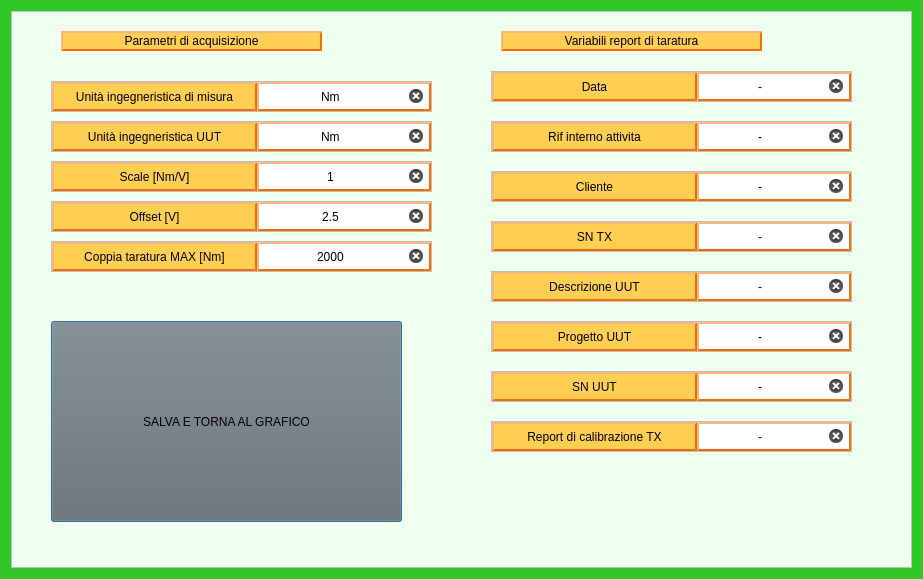
<?xml version="1.0" encoding="UTF-8"?>
<ui version="4.0">
 <class>Dialog_csv_euramet</class>
 <widget class="QDialog" name="Dialog_csv_euramet">
  <property name="geometry">
   <rect>
    <x>0</x>
    <y>0</y>
    <width>923</width>
    <height>579</height>
   </rect>
  </property>
  <property name="windowTitle">
   <string>Dialog</string>
  </property>
  <property name="styleSheet">
   <string notr="true">background-color: rgb(48, 199, 40);</string>
  </property>
  <layout class="QGridLayout" name="gridLayout">
   <item row="0" column="1">
    <widget class="QFrame" name="frame">
     <property name="styleSheet">
      <string notr="true">background-color: rgb(238, 255, 239);</string>
     </property>
     <property name="frameShape">
      <enum>QFrame::StyledPanel</enum>
     </property>
     <property name="frameShadow">
      <enum>QFrame::Raised</enum>
     </property>
     <widget class="QFrame" name="frame_4">
      <property name="geometry">
       <rect>
        <x>40</x>
        <y>70</y>
        <width>381</width>
        <height>31</height>
       </rect>
      </property>
      <property name="frameShape">
       <enum>QFrame::StyledPanel</enum>
      </property>
      <property name="frameShadow">
       <enum>QFrame::Raised</enum>
      </property>
      <layout class="QHBoxLayout" name="horizontalLayout_2">
       <property name="spacing">
        <number>0</number>
       </property>
       <property name="leftMargin">
        <number>0</number>
       </property>
       <property name="topMargin">
        <number>0</number>
       </property>
       <property name="rightMargin">
        <number>0</number>
       </property>
       <property name="bottomMargin">
        <number>0</number>
       </property>
       <item>
        <widget class="QLabel" name="label_unita_ingegneristica_di_misura">
         <property name="minimumSize">
          <size>
           <width>205</width>
           <height>0</height>
          </size>
         </property>
         <property name="styleSheet">
          <string notr="true">QLabel{
	background-color:rgb(255, 207, 84); 
	border-style: outset;
    border-width: 2px;
    border-color: rgb(255, 106, 0);
	border-radius: 0px;
	color: rgb(0,0,0);
}
</string>
         </property>
         <property name="text">
          <string>Unità ingegneristica di misura</string>
         </property>
         <property name="alignment">
          <set>Qt::AlignCenter</set>
         </property>
        </widget>
       </item>
       <item>
        <widget class="QLineEdit" name="lineEdit_unita_ingegneristica_di_misura">
         <property name="sizePolicy">
          <sizepolicy hsizetype="Expanding" vsizetype="Preferred">
           <horstretch>0</horstretch>
           <verstretch>0</verstretch>
          </sizepolicy>
         </property>
         <property name="styleSheet">
          <string notr="true">QWidget{
	background-color:rgb(255, 255, 255); 
	border-style: outset;
    border-width: 2px;
    border-color: rgb(255, 106, 0);
	border-radius: 0px;
	color: rgb(0,0,0);
}</string>
         </property>
         <property name="text">
          <string>Nm</string>
         </property>
         <property name="alignment">
          <set>Qt::AlignCenter</set>
         </property>
         <property name="clearButtonEnabled">
          <bool>true</bool>
         </property>
        </widget>
       </item>
      </layout>
     </widget>
     <widget class="QFrame" name="frame_5">
      <property name="geometry">
       <rect>
        <x>40</x>
        <y>110</y>
        <width>381</width>
        <height>31</height>
       </rect>
      </property>
      <property name="frameShape">
       <enum>QFrame::StyledPanel</enum>
      </property>
      <property name="frameShadow">
       <enum>QFrame::Raised</enum>
      </property>
      <layout class="QHBoxLayout" name="horizontalLayout_3">
       <property name="spacing">
        <number>0</number>
       </property>
       <property name="leftMargin">
        <number>0</number>
       </property>
       <property name="topMargin">
        <number>0</number>
       </property>
       <property name="rightMargin">
        <number>0</number>
       </property>
       <property name="bottomMargin">
        <number>0</number>
       </property>
       <item>
        <widget class="QLabel" name="label_unita_ingegneristica_UUT">
         <property name="minimumSize">
          <size>
           <width>205</width>
           <height>0</height>
          </size>
         </property>
         <property name="styleSheet">
          <string notr="true">QLabel{
	background-color:rgb(255, 207, 84); 
	border-style: outset;
    border-width: 2px;
    border-color: rgb(255, 106, 0);
	border-radius: 0px;
	color: rgb(0,0,0);
}
</string>
         </property>
         <property name="text">
          <string>Unità ingegneristica UUT</string>
         </property>
         <property name="alignment">
          <set>Qt::AlignCenter</set>
         </property>
        </widget>
       </item>
       <item>
        <widget class="QLineEdit" name="lineEdit_unita_ingegneristica_UUT">
         <property name="sizePolicy">
          <sizepolicy hsizetype="Expanding" vsizetype="Preferred">
           <horstretch>0</horstretch>
           <verstretch>0</verstretch>
          </sizepolicy>
         </property>
         <property name="styleSheet">
          <string notr="true">QWidget{
	background-color:rgb(255, 255, 255); 
	border-style: outset;
    border-width: 2px;
    border-color: rgb(255, 106, 0);
	border-radius: 0px;
	color: rgb(0,0,0);
}</string>
         </property>
         <property name="text">
          <string>Nm</string>
         </property>
         <property name="alignment">
          <set>Qt::AlignCenter</set>
         </property>
         <property name="clearButtonEnabled">
          <bool>true</bool>
         </property>
        </widget>
       </item>
      </layout>
     </widget>
     <widget class="QFrame" name="frame_6">
      <property name="geometry">
       <rect>
        <x>40</x>
        <y>150</y>
        <width>381</width>
        <height>31</height>
       </rect>
      </property>
      <property name="frameShape">
       <enum>QFrame::StyledPanel</enum>
      </property>
      <property name="frameShadow">
       <enum>QFrame::Raised</enum>
      </property>
      <layout class="QHBoxLayout" name="horizontalLayout_4">
       <property name="spacing">
        <number>0</number>
       </property>
       <property name="leftMargin">
        <number>0</number>
       </property>
       <property name="topMargin">
        <number>0</number>
       </property>
       <property name="rightMargin">
        <number>0</number>
       </property>
       <property name="bottomMargin">
        <number>0</number>
       </property>
       <item>
        <widget class="QLabel" name="label_scale">
         <property name="minimumSize">
          <size>
           <width>205</width>
           <height>0</height>
          </size>
         </property>
         <property name="styleSheet">
          <string notr="true">QLabel{
	background-color:rgb(255, 207, 84); 
	border-style: outset;
    border-width: 2px;
    border-color: rgb(255, 106, 0);
	border-radius: 0px;
	color: rgb(0,0,0);
}
</string>
         </property>
         <property name="text">
          <string>Scale [Nm/V]</string>
         </property>
         <property name="alignment">
          <set>Qt::AlignCenter</set>
         </property>
        </widget>
       </item>
       <item>
        <widget class="QLineEdit" name="lineEdit_scale">
         <property name="sizePolicy">
          <sizepolicy hsizetype="Expanding" vsizetype="Preferred">
           <horstretch>0</horstretch>
           <verstretch>0</verstretch>
          </sizepolicy>
         </property>
         <property name="styleSheet">
          <string notr="true">QWidget{
	background-color:rgb(255, 255, 255); 
	border-style: outset;
    border-width: 2px;
    border-color: rgb(255, 106, 0);
	border-radius: 0px;
	color: rgb(0,0,0);
}</string>
         </property>
         <property name="text">
          <string>1</string>
         </property>
         <property name="alignment">
          <set>Qt::AlignCenter</set>
         </property>
         <property name="clearButtonEnabled">
          <bool>true</bool>
         </property>
        </widget>
       </item>
      </layout>
     </widget>
     <widget class="QFrame" name="frame_7">
      <property name="geometry">
       <rect>
        <x>40</x>
        <y>190</y>
        <width>381</width>
        <height>31</height>
       </rect>
      </property>
      <property name="frameShape">
       <enum>QFrame::StyledPanel</enum>
      </property>
      <property name="frameShadow">
       <enum>QFrame::Raised</enum>
      </property>
      <layout class="QHBoxLayout" name="horizontalLayout_5">
       <property name="spacing">
        <number>0</number>
       </property>
       <property name="leftMargin">
        <number>0</number>
       </property>
       <property name="topMargin">
        <number>0</number>
       </property>
       <property name="rightMargin">
        <number>0</number>
       </property>
       <property name="bottomMargin">
        <number>0</number>
       </property>
       <item>
        <widget class="QLabel" name="label_offset">
         <property name="minimumSize">
          <size>
           <width>205</width>
           <height>0</height>
          </size>
         </property>
         <property name="styleSheet">
          <string notr="true">QLabel{
	background-color:rgb(255, 207, 84); 
	border-style: outset;
    border-width: 2px;
    border-color: rgb(255, 106, 0);
	border-radius: 0px;
	color: rgb(0,0,0);
}
</string>
         </property>
         <property name="text">
          <string>Offset [V]</string>
         </property>
         <property name="alignment">
          <set>Qt::AlignCenter</set>
         </property>
        </widget>
       </item>
       <item>
        <widget class="QLineEdit" name="lineEdit_offset">
         <property name="sizePolicy">
          <sizepolicy hsizetype="Expanding" vsizetype="Preferred">
           <horstretch>0</horstretch>
           <verstretch>0</verstretch>
          </sizepolicy>
         </property>
         <property name="styleSheet">
          <string notr="true">QWidget{
	background-color:rgb(255, 255, 255); 
	border-style: outset;
    border-width: 2px;
    border-color: rgb(255, 106, 0);
	border-radius: 0px;
	color: rgb(0,0,0);
}</string>
         </property>
         <property name="text">
          <string>2.5</string>
         </property>
         <property name="alignment">
          <set>Qt::AlignCenter</set>
         </property>
         <property name="clearButtonEnabled">
          <bool>true</bool>
         </property>
        </widget>
       </item>
      </layout>
     </widget>
     <widget class="QFrame" name="frame_8">
      <property name="geometry">
       <rect>
        <x>40</x>
        <y>230</y>
        <width>381</width>
        <height>31</height>
       </rect>
      </property>
      <property name="frameShape">
       <enum>QFrame::StyledPanel</enum>
      </property>
      <property name="frameShadow">
       <enum>QFrame::Raised</enum>
      </property>
      <layout class="QHBoxLayout" name="horizontalLayout_6">
       <property name="spacing">
        <number>0</number>
       </property>
       <property name="leftMargin">
        <number>0</number>
       </property>
       <property name="topMargin">
        <number>0</number>
       </property>
       <property name="rightMargin">
        <number>0</number>
       </property>
       <property name="bottomMargin">
        <number>0</number>
       </property>
       <item>
        <widget class="QLabel" name="label_coppia_taratura_max">
         <property name="minimumSize">
          <size>
           <width>205</width>
           <height>0</height>
          </size>
         </property>
         <property name="styleSheet">
          <string notr="true">QLabel{
	background-color:rgb(255, 207, 84); 
	border-style: outset;
    border-width: 2px;
    border-color: rgb(255, 106, 0);
	border-radius: 0px;
	color: rgb(0,0,0);
}
</string>
         </property>
         <property name="text">
          <string>Coppia taratura MAX [Nm]</string>
         </property>
         <property name="alignment">
          <set>Qt::AlignCenter</set>
         </property>
        </widget>
       </item>
       <item>
        <widget class="QLineEdit" name="lineEdit_coppia_taratura_max">
         <property name="sizePolicy">
          <sizepolicy hsizetype="Expanding" vsizetype="Preferred">
           <horstretch>0</horstretch>
           <verstretch>0</verstretch>
          </sizepolicy>
         </property>
         <property name="styleSheet">
          <string notr="true">QWidget{
	background-color:rgb(255, 255, 255); 
	border-style: outset;
    border-width: 2px;
    border-color: rgb(255, 106, 0);
	border-radius: 0px;
	color: rgb(0,0,0);
}</string>
         </property>
         <property name="text">
          <string>2000</string>
         </property>
         <property name="alignment">
          <set>Qt::AlignCenter</set>
         </property>
         <property name="clearButtonEnabled">
          <bool>true</bool>
         </property>
        </widget>
       </item>
      </layout>
     </widget>
     <widget class="QFrame" name="frame_9">
      <property name="geometry">
       <rect>
        <x>480</x>
        <y>60</y>
        <width>361</width>
        <height>31</height>
       </rect>
      </property>
      <property name="frameShape">
       <enum>QFrame::StyledPanel</enum>
      </property>
      <property name="frameShadow">
       <enum>QFrame::Raised</enum>
      </property>
      <layout class="QHBoxLayout" name="horizontalLayout_7">
       <property name="spacing">
        <number>0</number>
       </property>
       <property name="leftMargin">
        <number>0</number>
       </property>
       <property name="topMargin">
        <number>0</number>
       </property>
       <property name="rightMargin">
        <number>0</number>
       </property>
       <property name="bottomMargin">
        <number>0</number>
       </property>
       <item>
        <widget class="QLabel" name="label_data">
         <property name="minimumSize">
          <size>
           <width>205</width>
           <height>0</height>
          </size>
         </property>
         <property name="styleSheet">
          <string notr="true">QLabel{
	background-color:rgb(255, 207, 84); 
	border-style: outset;
    border-width: 2px;
    border-color: rgb(255, 106, 0);
	border-radius: 0px;
	color: rgb(0,0,0);
}
</string>
         </property>
         <property name="text">
          <string>Data</string>
         </property>
         <property name="alignment">
          <set>Qt::AlignCenter</set>
         </property>
        </widget>
       </item>
       <item>
        <widget class="QLineEdit" name="lineEdit_data">
         <property name="sizePolicy">
          <sizepolicy hsizetype="Expanding" vsizetype="Preferred">
           <horstretch>0</horstretch>
           <verstretch>0</verstretch>
          </sizepolicy>
         </property>
         <property name="styleSheet">
          <string notr="true">QWidget{
	background-color:rgb(255, 255, 255); 
	border-style: outset;
    border-width: 2px;
    border-color: rgb(255, 106, 0);
	border-radius: 0px;
	color: rgb(0,0,0);
}</string>
         </property>
         <property name="text">
          <string>-</string>
         </property>
         <property name="alignment">
          <set>Qt::AlignCenter</set>
         </property>
         <property name="clearButtonEnabled">
          <bool>true</bool>
         </property>
        </widget>
       </item>
      </layout>
     </widget>
     <widget class="QFrame" name="frame_10">
      <property name="geometry">
       <rect>
        <x>480</x>
        <y>110</y>
        <width>361</width>
        <height>31</height>
       </rect>
      </property>
      <property name="frameShape">
       <enum>QFrame::StyledPanel</enum>
      </property>
      <property name="frameShadow">
       <enum>QFrame::Raised</enum>
      </property>
      <layout class="QHBoxLayout" name="horizontalLayout_8">
       <property name="spacing">
        <number>0</number>
       </property>
       <property name="leftMargin">
        <number>0</number>
       </property>
       <property name="topMargin">
        <number>0</number>
       </property>
       <property name="rightMargin">
        <number>0</number>
       </property>
       <property name="bottomMargin">
        <number>0</number>
       </property>
       <item>
        <widget class="QLabel" name="label_rif_interno_attivita">
         <property name="minimumSize">
          <size>
           <width>205</width>
           <height>0</height>
          </size>
         </property>
         <property name="styleSheet">
          <string notr="true">QLabel{
	background-color:rgb(255, 207, 84); 
	border-style: outset;
    border-width: 2px;
    border-color: rgb(255, 106, 0);
	border-radius: 0px;
	color: rgb(0,0,0);
}
</string>
         </property>
         <property name="text">
          <string>Rif interno attivita</string>
         </property>
         <property name="alignment">
          <set>Qt::AlignCenter</set>
         </property>
        </widget>
       </item>
       <item>
        <widget class="QLineEdit" name="lineEdit_rif_interno_attivita">
         <property name="sizePolicy">
          <sizepolicy hsizetype="Expanding" vsizetype="Preferred">
           <horstretch>0</horstretch>
           <verstretch>0</verstretch>
          </sizepolicy>
         </property>
         <property name="styleSheet">
          <string notr="true">QWidget{
	background-color:rgb(255, 255, 255); 
	border-style: outset;
    border-width: 2px;
    border-color: rgb(255, 106, 0);
	border-radius: 0px;
	color: rgb(0,0,0);
}</string>
         </property>
         <property name="text">
          <string>-</string>
         </property>
         <property name="alignment">
          <set>Qt::AlignCenter</set>
         </property>
         <property name="clearButtonEnabled">
          <bool>true</bool>
         </property>
        </widget>
       </item>
      </layout>
     </widget>
     <widget class="QFrame" name="frame_11">
      <property name="geometry">
       <rect>
        <x>480</x>
        <y>160</y>
        <width>361</width>
        <height>31</height>
       </rect>
      </property>
      <property name="frameShape">
       <enum>QFrame::StyledPanel</enum>
      </property>
      <property name="frameShadow">
       <enum>QFrame::Raised</enum>
      </property>
      <layout class="QHBoxLayout" name="horizontalLayout_9">
       <property name="spacing">
        <number>0</number>
       </property>
       <property name="leftMargin">
        <number>0</number>
       </property>
       <property name="topMargin">
        <number>0</number>
       </property>
       <property name="rightMargin">
        <number>0</number>
       </property>
       <property name="bottomMargin">
        <number>0</number>
       </property>
       <item>
        <widget class="QLabel" name="label_cliente">
         <property name="minimumSize">
          <size>
           <width>205</width>
           <height>0</height>
          </size>
         </property>
         <property name="styleSheet">
          <string notr="true">QLabel{
	background-color:rgb(255, 207, 84); 
	border-style: outset;
    border-width: 2px;
    border-color: rgb(255, 106, 0);
	border-radius: 0px;
	color: rgb(0,0,0);
}
</string>
         </property>
         <property name="text">
          <string>Cliente</string>
         </property>
         <property name="alignment">
          <set>Qt::AlignCenter</set>
         </property>
        </widget>
       </item>
       <item>
        <widget class="QLineEdit" name="lineEdit_cliente">
         <property name="sizePolicy">
          <sizepolicy hsizetype="Expanding" vsizetype="Preferred">
           <horstretch>0</horstretch>
           <verstretch>0</verstretch>
          </sizepolicy>
         </property>
         <property name="styleSheet">
          <string notr="true">QWidget{
	background-color:rgb(255, 255, 255); 
	border-style: outset;
    border-width: 2px;
    border-color: rgb(255, 106, 0);
	border-radius: 0px;
	color: rgb(0,0,0);
}</string>
         </property>
         <property name="text">
          <string>-</string>
         </property>
         <property name="alignment">
          <set>Qt::AlignCenter</set>
         </property>
         <property name="clearButtonEnabled">
          <bool>true</bool>
         </property>
        </widget>
       </item>
      </layout>
     </widget>
     <widget class="QFrame" name="frame_12">
      <property name="geometry">
       <rect>
        <x>480</x>
        <y>210</y>
        <width>361</width>
        <height>31</height>
       </rect>
      </property>
      <property name="frameShape">
       <enum>QFrame::StyledPanel</enum>
      </property>
      <property name="frameShadow">
       <enum>QFrame::Raised</enum>
      </property>
      <layout class="QHBoxLayout" name="horizontalLayout_10">
       <property name="spacing">
        <number>0</number>
       </property>
       <property name="leftMargin">
        <number>0</number>
       </property>
       <property name="topMargin">
        <number>0</number>
       </property>
       <property name="rightMargin">
        <number>0</number>
       </property>
       <property name="bottomMargin">
        <number>0</number>
       </property>
       <item>
        <widget class="QLabel" name="label_SN_TX">
         <property name="minimumSize">
          <size>
           <width>205</width>
           <height>0</height>
          </size>
         </property>
         <property name="styleSheet">
          <string notr="true">QLabel{
	background-color:rgb(255, 207, 84); 
	border-style: outset;
    border-width: 2px;
    border-color: rgb(255, 106, 0);
	border-radius: 0px;
	color: rgb(0,0,0);
}
</string>
         </property>
         <property name="text">
          <string>SN TX</string>
         </property>
         <property name="alignment">
          <set>Qt::AlignCenter</set>
         </property>
        </widget>
       </item>
       <item>
        <widget class="QLineEdit" name="lineEdit_SN_TX">
         <property name="sizePolicy">
          <sizepolicy hsizetype="Expanding" vsizetype="Preferred">
           <horstretch>0</horstretch>
           <verstretch>0</verstretch>
          </sizepolicy>
         </property>
         <property name="styleSheet">
          <string notr="true">QWidget{
	background-color:rgb(255, 255, 255); 
	border-style: outset;
    border-width: 2px;
    border-color: rgb(255, 106, 0);
	border-radius: 0px;
	color: rgb(0,0,0);
}</string>
         </property>
         <property name="text">
          <string>-</string>
         </property>
         <property name="alignment">
          <set>Qt::AlignCenter</set>
         </property>
         <property name="clearButtonEnabled">
          <bool>true</bool>
         </property>
        </widget>
       </item>
      </layout>
     </widget>
     <widget class="QFrame" name="frame_13">
      <property name="geometry">
       <rect>
        <x>480</x>
        <y>260</y>
        <width>361</width>
        <height>31</height>
       </rect>
      </property>
      <property name="frameShape">
       <enum>QFrame::StyledPanel</enum>
      </property>
      <property name="frameShadow">
       <enum>QFrame::Raised</enum>
      </property>
      <layout class="QHBoxLayout" name="horizontalLayout_11">
       <property name="spacing">
        <number>0</number>
       </property>
       <property name="leftMargin">
        <number>0</number>
       </property>
       <property name="topMargin">
        <number>0</number>
       </property>
       <property name="rightMargin">
        <number>0</number>
       </property>
       <property name="bottomMargin">
        <number>0</number>
       </property>
       <item>
        <widget class="QLabel" name="label_descrizione_UUT">
         <property name="minimumSize">
          <size>
           <width>205</width>
           <height>0</height>
          </size>
         </property>
         <property name="styleSheet">
          <string notr="true">QLabel{
	background-color:rgb(255, 207, 84); 
	border-style: outset;
    border-width: 2px;
    border-color: rgb(255, 106, 0);
	border-radius: 0px;
	color: rgb(0,0,0);
}
</string>
         </property>
         <property name="text">
          <string>Descrizione UUT</string>
         </property>
         <property name="alignment">
          <set>Qt::AlignCenter</set>
         </property>
        </widget>
       </item>
       <item>
        <widget class="QLineEdit" name="lineEdit_descrizione_UUT">
         <property name="sizePolicy">
          <sizepolicy hsizetype="Expanding" vsizetype="Preferred">
           <horstretch>0</horstretch>
           <verstretch>0</verstretch>
          </sizepolicy>
         </property>
         <property name="styleSheet">
          <string notr="true">QWidget{
	background-color:rgb(255, 255, 255); 
	border-style: outset;
    border-width: 2px;
    border-color: rgb(255, 106, 0);
	border-radius: 0px;
	color: rgb(0,0,0);
}</string>
         </property>
         <property name="text">
          <string>-</string>
         </property>
         <property name="alignment">
          <set>Qt::AlignCenter</set>
         </property>
         <property name="clearButtonEnabled">
          <bool>true</bool>
         </property>
        </widget>
       </item>
      </layout>
     </widget>
     <widget class="QFrame" name="frame_14">
      <property name="geometry">
       <rect>
        <x>480</x>
        <y>310</y>
        <width>361</width>
        <height>31</height>
       </rect>
      </property>
      <property name="frameShape">
       <enum>QFrame::StyledPanel</enum>
      </property>
      <property name="frameShadow">
       <enum>QFrame::Raised</enum>
      </property>
      <layout class="QHBoxLayout" name="horizontalLayout_12">
       <property name="spacing">
        <number>0</number>
       </property>
       <property name="leftMargin">
        <number>0</number>
       </property>
       <property name="topMargin">
        <number>0</number>
       </property>
       <property name="rightMargin">
        <number>0</number>
       </property>
       <property name="bottomMargin">
        <number>0</number>
       </property>
       <item>
        <widget class="QLabel" name="label_progetto_UUT">
         <property name="minimumSize">
          <size>
           <width>205</width>
           <height>0</height>
          </size>
         </property>
         <property name="styleSheet">
          <string notr="true">QLabel{
	background-color:rgb(255, 207, 84); 
	border-style: outset;
    border-width: 2px;
    border-color: rgb(255, 106, 0);
	border-radius: 0px;
	color: rgb(0,0,0);
}
</string>
         </property>
         <property name="text">
          <string>Progetto UUT</string>
         </property>
         <property name="alignment">
          <set>Qt::AlignCenter</set>
         </property>
        </widget>
       </item>
       <item>
        <widget class="QLineEdit" name="lineEdit_progetto_UUT">
         <property name="sizePolicy">
          <sizepolicy hsizetype="Expanding" vsizetype="Preferred">
           <horstretch>0</horstretch>
           <verstretch>0</verstretch>
          </sizepolicy>
         </property>
         <property name="styleSheet">
          <string notr="true">QWidget{
	background-color:rgb(255, 255, 255); 
	border-style: outset;
    border-width: 2px;
    border-color: rgb(255, 106, 0);
	border-radius: 0px;
	color: rgb(0,0,0);
}</string>
         </property>
         <property name="text">
          <string>-</string>
         </property>
         <property name="alignment">
          <set>Qt::AlignCenter</set>
         </property>
         <property name="clearButtonEnabled">
          <bool>true</bool>
         </property>
        </widget>
       </item>
      </layout>
     </widget>
     <widget class="QFrame" name="frame_15">
      <property name="geometry">
       <rect>
        <x>480</x>
        <y>360</y>
        <width>361</width>
        <height>31</height>
       </rect>
      </property>
      <property name="frameShape">
       <enum>QFrame::StyledPanel</enum>
      </property>
      <property name="frameShadow">
       <enum>QFrame::Raised</enum>
      </property>
      <layout class="QHBoxLayout" name="horizontalLayout_13">
       <property name="spacing">
        <number>0</number>
       </property>
       <property name="leftMargin">
        <number>0</number>
       </property>
       <property name="topMargin">
        <number>0</number>
       </property>
       <property name="rightMargin">
        <number>0</number>
       </property>
       <property name="bottomMargin">
        <number>0</number>
       </property>
       <item>
        <widget class="QLabel" name="label_SN_UUT">
         <property name="minimumSize">
          <size>
           <width>205</width>
           <height>0</height>
          </size>
         </property>
         <property name="styleSheet">
          <string notr="true">QLabel{
	background-color:rgb(255, 207, 84); 
	border-style: outset;
    border-width: 2px;
    border-color: rgb(255, 106, 0);
	border-radius: 0px;
	color: rgb(0,0,0);
}
</string>
         </property>
         <property name="text">
          <string>SN UUT</string>
         </property>
         <property name="alignment">
          <set>Qt::AlignCenter</set>
         </property>
        </widget>
       </item>
       <item>
        <widget class="QLineEdit" name="lineEdit_SN_UUT">
         <property name="sizePolicy">
          <sizepolicy hsizetype="Expanding" vsizetype="Preferred">
           <horstretch>0</horstretch>
           <verstretch>0</verstretch>
          </sizepolicy>
         </property>
         <property name="styleSheet">
          <string notr="true">QWidget{
	background-color:rgb(255, 255, 255); 
	border-style: outset;
    border-width: 2px;
    border-color: rgb(255, 106, 0);
	border-radius: 0px;
	color: rgb(0,0,0);
}</string>
         </property>
         <property name="text">
          <string>-</string>
         </property>
         <property name="alignment">
          <set>Qt::AlignCenter</set>
         </property>
         <property name="clearButtonEnabled">
          <bool>true</bool>
         </property>
        </widget>
       </item>
      </layout>
     </widget>
     <widget class="QFrame" name="frame_16">
      <property name="geometry">
       <rect>
        <x>480</x>
        <y>410</y>
        <width>361</width>
        <height>31</height>
       </rect>
      </property>
      <property name="frameShape">
       <enum>QFrame::StyledPanel</enum>
      </property>
      <property name="frameShadow">
       <enum>QFrame::Raised</enum>
      </property>
      <layout class="QHBoxLayout" name="horizontalLayout_14">
       <property name="spacing">
        <number>0</number>
       </property>
       <property name="leftMargin">
        <number>0</number>
       </property>
       <property name="topMargin">
        <number>0</number>
       </property>
       <property name="rightMargin">
        <number>0</number>
       </property>
       <property name="bottomMargin">
        <number>0</number>
       </property>
       <item>
        <widget class="QLabel" name="label_report_calibrazione_TX">
         <property name="minimumSize">
          <size>
           <width>205</width>
           <height>0</height>
          </size>
         </property>
         <property name="styleSheet">
          <string notr="true">QLabel{
	background-color:rgb(255, 207, 84); 
	border-style: outset;
    border-width: 2px;
    border-color: rgb(255, 106, 0);
	border-radius: 0px;
	color: rgb(0,0,0);
}
</string>
         </property>
         <property name="text">
          <string>Report di calibrazione TX</string>
         </property>
         <property name="alignment">
          <set>Qt::AlignCenter</set>
         </property>
        </widget>
       </item>
       <item>
        <widget class="QLineEdit" name="lineEdit_report_calibrazione_TX">
         <property name="sizePolicy">
          <sizepolicy hsizetype="Expanding" vsizetype="Preferred">
           <horstretch>0</horstretch>
           <verstretch>0</verstretch>
          </sizepolicy>
         </property>
         <property name="styleSheet">
          <string notr="true">QWidget{
	background-color:rgb(255, 255, 255); 
	border-style: outset;
    border-width: 2px;
    border-color: rgb(255, 106, 0);
	border-radius: 0px;
	color: rgb(0,0,0);
}</string>
         </property>
         <property name="text">
          <string>-</string>
         </property>
         <property name="alignment">
          <set>Qt::AlignCenter</set>
         </property>
         <property name="clearButtonEnabled">
          <bool>true</bool>
         </property>
        </widget>
       </item>
      </layout>
     </widget>
     <widget class="QLabel" name="label">
      <property name="geometry">
       <rect>
        <x>50</x>
        <y>20</y>
        <width>261</width>
        <height>20</height>
       </rect>
      </property>
      <property name="styleSheet">
       <string notr="true">QLabel{
	background-color:rgb(255, 207, 84); 
	border-style: outset;
    border-width: 2px;
    border-color: rgb(255, 106, 0);
	border-radius: 0px;
	color: rgb(0,0,0);
}
</string>
      </property>
      <property name="text">
       <string>Parametri di acquisizione</string>
      </property>
      <property name="alignment">
       <set>Qt::AlignCenter</set>
      </property>
     </widget>
     <widget class="QLabel" name="label_2">
      <property name="geometry">
       <rect>
        <x>490</x>
        <y>20</y>
        <width>261</width>
        <height>20</height>
       </rect>
      </property>
      <property name="styleSheet">
       <string notr="true">QLabel{
	background-color:rgb(255, 207, 84); 
	border-style: outset;
    border-width: 2px;
    border-color: rgb(255, 106, 0);
	border-radius: 0px;
	color: rgb(0,0,0);
}
</string>
      </property>
      <property name="text">
       <string>Variabili report di taratura</string>
      </property>
      <property name="alignment">
       <set>Qt::AlignCenter</set>
      </property>
     </widget>
     <widget class="QPushButton" name="pushButton_save_and_back">
      <property name="geometry">
       <rect>
        <x>40</x>
        <y>310</y>
        <width>351</width>
        <height>201</height>
       </rect>
      </property>
      <property name="cursor">
       <cursorShape>PointingHandCursor</cursorShape>
      </property>
      <property name="styleSheet">
       <string notr="true">QPushButton{
	border-width: 1px;
	background-color:rgb(107, 107, 107);
	color: rgb(0, 0, 0);
}

QPushButton::pressed{
	border-width: 1px;
	background-color:rgb(56, 56, 56);
	color: rgb(0, 0, 0);


}</string>
      </property>
      <property name="text">
       <string>SALVA E TORNA AL GRAFICO</string>
      </property>
     </widget>
    </widget>
   </item>
  </layout>
 </widget>
 <resources/>
 <connections/>
</ui>
